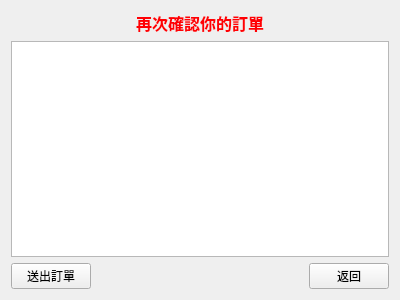
<?xml version="1.0" encoding="UTF-8"?>
<ui version="4.0">
 <class>ConfirmOrderForm</class>
 <widget class="QWidget" name="ConfirmOrderForm">
  <property name="geometry">
   <rect>
    <x>0</x>
    <y>0</y>
    <width>400</width>
    <height>300</height>
   </rect>
  </property>
  <property name="windowTitle">
   <string>Form</string>
  </property>
  <layout class="QVBoxLayout" name="verticalLayout">
   <item>
    <widget class="QLabel" name="label">
     <property name="text">
      <string>&lt;html&gt;&lt;head/&gt;&lt;body&gt;&lt;p align=&quot;center&quot;&gt;&lt;span style=&quot; font-size:12pt; font-weight:600; color:#ff0004;&quot;&gt;再次確認你的訂單&lt;/span&gt;&lt;/p&gt;&lt;/body&gt;&lt;/html&gt;</string>
     </property>
    </widget>
   </item>
   <item>
    <widget class="QTableView" name="tableView"/>
   </item>
   <item>
    <layout class="QHBoxLayout" name="horizontalLayout">
     <item>
      <widget class="QPushButton" name="pushButton">
       <property name="text">
        <string>送出訂單</string>
       </property>
      </widget>
     </item>
     <item>
      <spacer name="horizontalSpacer">
       <property name="orientation">
        <enum>Qt::Horizontal</enum>
       </property>
       <property name="sizeHint" stdset="0">
        <size>
         <width>40</width>
         <height>20</height>
        </size>
       </property>
      </spacer>
     </item>
     <item>
      <widget class="QPushButton" name="pushButton_2">
       <property name="text">
        <string>返回</string>
       </property>
      </widget>
     </item>
    </layout>
   </item>
  </layout>
 </widget>
 <resources/>
 <connections/>
</ui>
